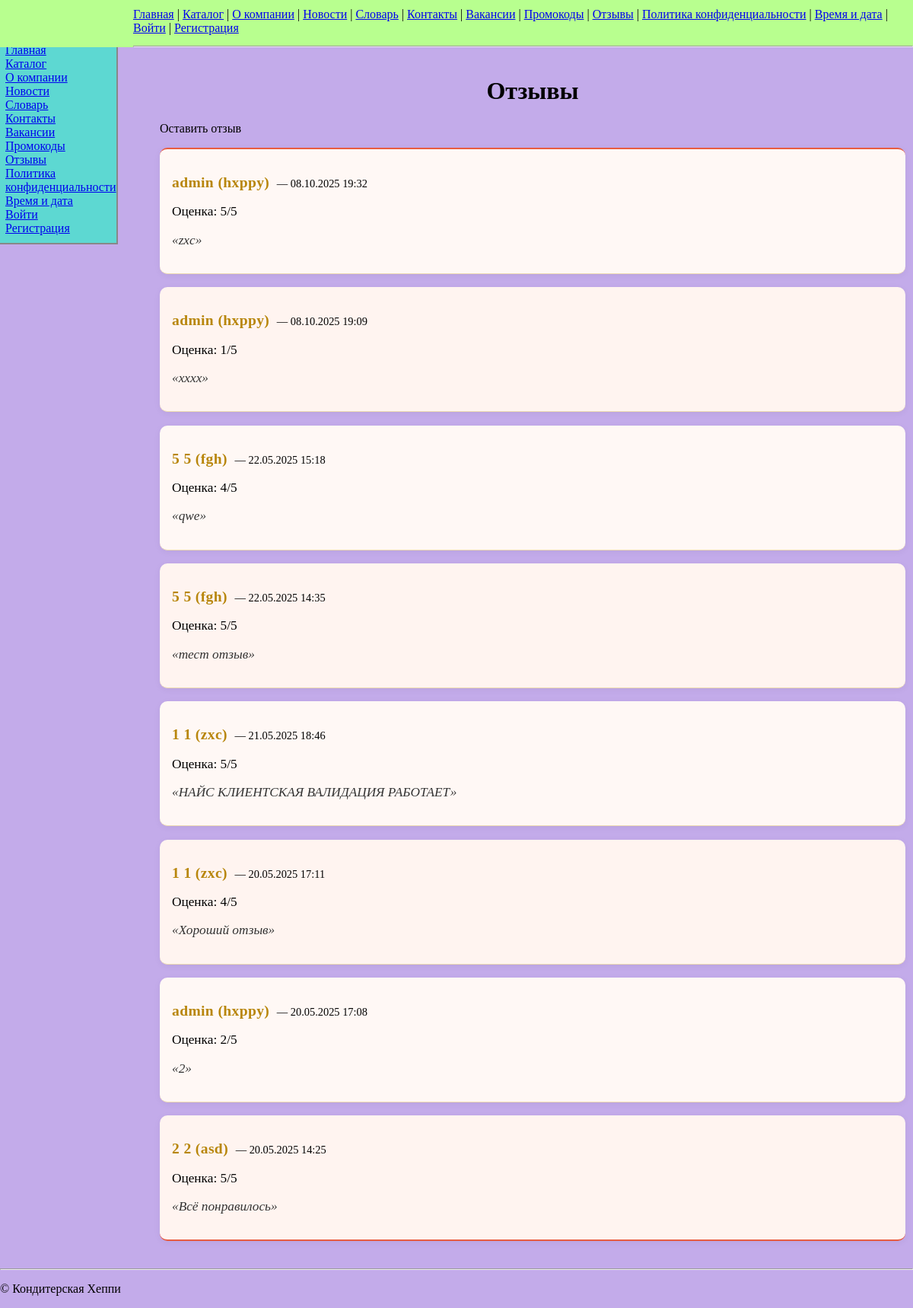
The app's page /reviews/ with its own data.
### shop/models.py (models this page shows, shortened)
class Review(models.Model):
    user         = models.ForeignKey(settings.AUTH_USER_MODEL,
                                     on_delete=models.SET_NULL, null=True, blank=True)
    name         = models.CharField(max_length=100)
    rating       = models.PositiveSmallIntegerField()
    text         = models.TextField()
    published_at = models.DateTimeField(auto_now_add=True)

### shop/views.py (the view)
# urls.py: re_path(r'^reviews/$', views.ReviewListView.as_view(), name='reviews'),
class ReviewListView(ListView):
    model = Review
    template_name = 'shop/reviews.html'
    context_object_name = 'reviews'
    paginate_by = 10
    ordering = ['-published_at']

### shop/templates/shop/reviews.html (shortened to what this page needs)
{% extends 'base.html' %}
{% block content %}
<div class="reviews-page">
  <h1>Отзывы</h1>
  <p><a href="{% url 'shop:review_create' %}">Оставить отзыв</a></p>
  <ul>
    {% for r in reviews %}
      <li style="margin-bottom:1em;">
        <p>
          <strong>
            {% if r.user %}
              {{ r.user.get_full_name }}
              ({{ r.user.username }})
            {% else %}
              {{ r.name }}
            {% endif %}
          </strong>
          &nbsp;<small>— {{ r.published_at|date:"d.m.Y H:i" }}</small>
        </p>
        <div>Оценка: {{ r.rating }}/5</div>
        <p>
          <q lang="ru">{{ r.text }}</q>
        </p>
      </li>
    {% empty %}
      <li>Нет отзывов.</li>
    {% endfor %}
  </ul>
</div>
{% endblock %}

### static/styles.css (style rules this page uses)
body { min-height: 100vh; margin: 0; background: rgba(102, 40, 201, 0.39); }
ul { list-style: none; padding-left: 0; margin-bottom: 24px; }
ul li { font-size: 1.08em; padding: 8px 0; border-bottom: 1px solid #ecd9b0; }
ul li strong { font-family: 'Roboto Slab', 'Times New Roman', serif; font-weight: bold; color: #b8860b; font-size: 1.13em; letter-spacing: 0.02em; }
h1 { text-align: center; }
.reviews-page a:link { color: #000000; text-decoration: none; }
.reviews-page ul { list-style: none; padding: 0; margin: 0; }
.reviews-page li { background: #fff8f5; padding: 1rem; margin-bottom: 1rem; border-radius: 10px; box-shadow: 0 2px 10px rgba(0,0,0,0.05); }
.reviews-page li:first-child { border-top: 2px solid #e85c41; }
.reviews-page li:last-child { border-bottom: 2px solid #e85c41; }
.reviews-page li:nth-child(even) { background: #fff4f0; }
q:lang(ru)::before { content: "«"; }
q:lang(ru)::after { content: "»"; }
q { font-style: italic; color: #333; }

### records on screen
Review: user.get_full_name "admin", user.username "hxppy", published_at "08.10.2025 19:32", rating "5", text "zxc"
Review: user.get_full_name "admin", user.username "hxppy", published_at "08.10.2025 19:09", rating "1", text "xxxx"
Review: user.get_full_name "5 5", user.username "fgh", published_at "22.05.2025 15:18", rating "4", text "qwe"
Review: user.get_full_name "5 5", user.username "fgh", published_at "22.05.2025 14:35", rating "5", text "тест отзыв"
Review: user.get_full_name "1 1", user.username "zxc", published_at "21.05.2025 18:46", rating "5", text "НАЙС КЛИЕНТСКАЯ ВАЛИДАЦИЯ РАБОТАЕТ"
Review: user.get_full_name "1 1", user.username "zxc", published_at "20.05.2025 17:11", rating "4", text "Хороший отзыв"
Review: user.get_full_name "admin", user.username "hxppy", published_at "20.05.2025 17:08", rating "2", text "2"
Review: user.get_full_name "2 2", user.username "asd", published_at "20.05.2025 14:25", rating "5", text "Всё понравилось"
